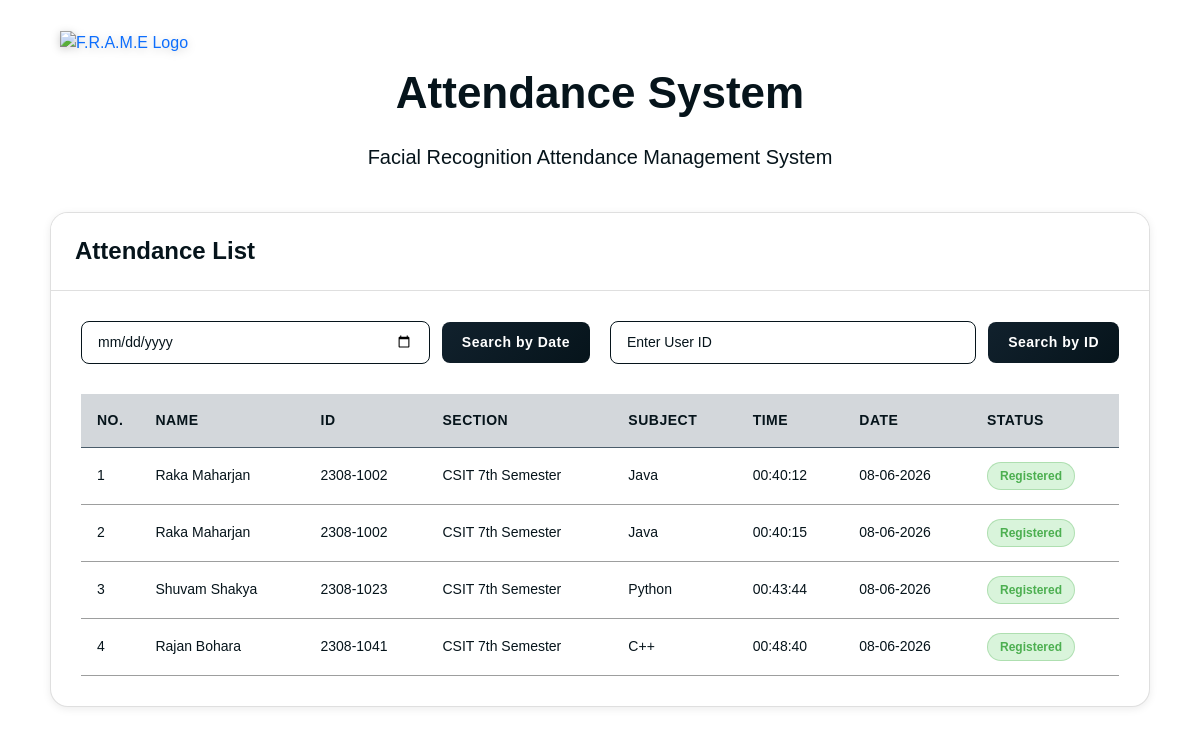
/attendancelist (signed in), run on the app's committed database.
### tables this page shows
CREATE TABLE attendance (
            id TEXT NOT NULL,
            name TEXT NOT NULL,
            section TEXT,
            time TEXT NOT NULL, subject TEXT,
            FOREIGN KEY (id) REFERENCES student(id)
        );

### app.py (the view)
@app.route('/attendancelist')
def attendance_list():
    if not g.user:
        return render_template('LogInForm.html')
    names, rolls, sec, times, dates, reg, subjects, l = extract_attendance()
    return render_template('AttendanceList.html', names=names, rolls=rolls, sec=sec, times=times, dates=dates, reg=reg,
                        subjects=subjects, l=l)

### app.py (called while the page is built)
def get_db():
    conn = sqlite3.connect(DATABASE)
    conn.row_factory = sqlite3.Row  # This makes rows accessible like dictionaries
    return conn

@app.before_request
def before_request():
    g.user = None
    if 'admin' in session:
        print(f"[DEBUG] Session admin found: {session['admin']}")
        conn = get_db()
        cur = conn.cursor()
        cur.execute("SELECT 1 FROM admin_signup WHERE admin_id = ?", (session['admin'],))
        admin_exists = cur.fetchone()
        conn.close()
        if admin_exists:
            g.user = session['admin']
        else:
            session.pop('admin', None)
            if request.endpoint and 'static' not in request.endpoint:
                return redirect(url_for('home'))

### templates/AttendanceList.html (shortened to what this page needs)
<!DOCTYPE html>
<html lang="en">
<head>
  <link href="https://cdn.jsdelivr.net/npm/bootstrap@5.0.2/dist/css/bootstrap.min.css" rel="stylesheet"
>
</head>
<body>
  <div class="logo-container">
    <a href="/" class="logo-link" title="Go to Home">
      <img src="static/images/favicon.png" alt="F.R.A.M.E Logo">
    </a>
  </div>
  <div class="page-header">
    <div class="page-title">Attendance System</div>
    <div class="page-subtitle">Facial Recognition Attendance Management System</div>
  </div>
  <div class="container-wrapper">
    <div class="card">
      <div class="card-header">
        <h2>Attendance List</h2>
      </div>
      <div class="card-body">
        <div class="search-section">
          <form action='/attendancelistdate' method="POST" enctype="multipart/form-data">
            <div class="search-group">
              <input type="date" id="date" name="date" class="search-input" required>
              <button type='submit' class='search-btn'>Search by Date</button>
            </div>
          </form>
          <form action='/attendancelistid' method="POST" enctype="multipart/form-data">
            <div class="search-group">
              <input type="text" id="id" name="id" class="search-input" placeholder="Enter User ID" required>
              <button type='submit' class='search-btn'>Search by ID</button>
            </div>
          </form>
        </div>
        {% if l %}
        <table>
          <thead>
            <tr>
              <th width="5%">No.</th>
              <th>Name</th>
              <th>ID</th>
              <th>Section</th>
              <th>Subject</th>
              <th>Time</th>
              <th>Date</th>
              <th>Status</th>
            </tr>
          </thead>
          <tbody>
            {% for i in range(l) %}
            <tr>
              <td>{{ i+1 }}</td>
              <td>{{ names[i] }}</td>
              <td>{{ rolls[i] }}</td>
              <td>{{ sec[i] }}</td>
              <td>{{ subjects[i] }}</td>
              <td>{{ times[i] }}</td>
              <td>{{ dates[i] }}</td>
              <td>
                {% if sec[i] == "None" %}
                  <span class="status-badge status-unregistered">Unregistered</span>
                {% else %}
                  <span class="status-badge status-registered">Registered</span>
                {% endif %}
              </td>
            </tr>
            {% endfor %}
          </tbody>
        </table>
        {% else %}
        <div class="no-data">No attendance records found.</div>
        {% endif %}
      </div>
    </div>
  </div>
</body>
</html>

### templates/AttendanceList.html (style rules this page uses)
* { margin: 0; padding: 0; box-sizing: border-box; }
body { font-family: "Poppins", sans-serif; background: white; min-height: 100vh; color: #06141B; padding: 40px 20px; }
.logo-container { position: absolute; top: 30px; left: 60px; z-index: 10; }
.logo-link { display: inline-block; text-decoration: none; transition: all 0.3s ease; }
.logo-link img { width: 50px; height: 50px; object-fit: contain; transition: transform 0.3s ease; filter: drop-shadow(0 2px 4px rgba(0, 0, 0, 0.2)); }
.page-header { text-align: center; margin-bottom: 40px; animation: slideInDown 0.6s ease-out; margin-top: 20px; }
.page-title { font-size: 44px; font-weight: 700; color: #06141B; margin-bottom: 16px; }
.page-subtitle { font-size: 20px; color: #06141B; }
.container-wrapper { max-width: 1100px; margin: 0 auto; position: relative; }
.card { background: white; border-radius: 18px; box-shadow: 0 2px 8px rgba(0, 0, 0, 0.08); overflow: hidden; animation: slideInUp 0.6s ease-out 0.2s both; }
.card-header { background: white; padding: 24px; color: #06141B; display: flex; justify-content: space-between; align-items: center; flex-wrap: wrap; }
.card-header h2 { font-size: 24px; font-weight: 700; margin: 0; }
.card-body { padding: 30px; }
.search-section { display: grid; grid-template-columns: 1fr 1fr; gap: 20px; margin-bottom: 30px; }
.search-group { display: flex; gap: 12px; align-items: center; }
.search-input { flex: 1; padding: 10px 16px; background: rgba(255, 255, 255, 0.1); border: 1px solid #06141B; border-radius: 8px; font-size: 14px; font-family: "Poppins", sans-serif; color: #06141B; transition: all 0.3s ease; }
.search-input::placeholder { color: #06141B; }
.search-btn { padding: 10px 20px; background: linear-gradient(135deg, #11212D 0%, #06141B 100%); color: white; border: none; border-radius: 8px; font-weight: 600; font-size: 14px; cursor: pointer; transition: all 0.3s ease; white-space: nowrap; letter-spacing: 0.5px; }
table { width: 100%; border-collapse: collapse; margin-top: 20px; }
thead { background-color: #4a5c6a3e; border-bottom: 1px solid #4a5c6a; }
th { padding: 16px; text-align: left; font-weight: 700; color: #06141B; font-size: 14px; text-transform: uppercase; letter-spacing: 0.5px; }
td { padding: 14px 16px; border-bottom: 1px solid #9d9e9e; font-size: 14px; color: #06141B; }
tbody tr { transition: background-color 0.3s ease; background-color: white; }
.status-badge { display: inline-block; padding: 4px 12px; border-radius: 20px; font-size: 12px; font-weight: 600; }
.status-registered { background-color: rgba(68, 201, 74, 0.2); color: #4CAF50; border: 1px solid rgba(76, 175, 80, 0.3); }

### data on the page
attendance: name "Raka Maharjan", id "2308-1002", section "CSIT 7th Semester", subject "Java"
attendance: name "Raka Maharjan", id "2308-1002", section "CSIT 7th Semester", subject "Java"
attendance: name "Shuvam Shakya", id "2308-1023", section "CSIT 7th Semester", subject "Python"
attendance: name "Rajan Bohara", id "2308-1041", section "CSIT 7th Semester", subject "C++"

### other printed values
{{ i+1 }} "1" "2" "3" "4"
{{ times[i] }} "00:40:12" "00:40:15" "00:43:44" "00:48:40"
{{ dates[i] }} "08-06-2026" "08-06-2026" "08-06-2026" "08-06-2026"
